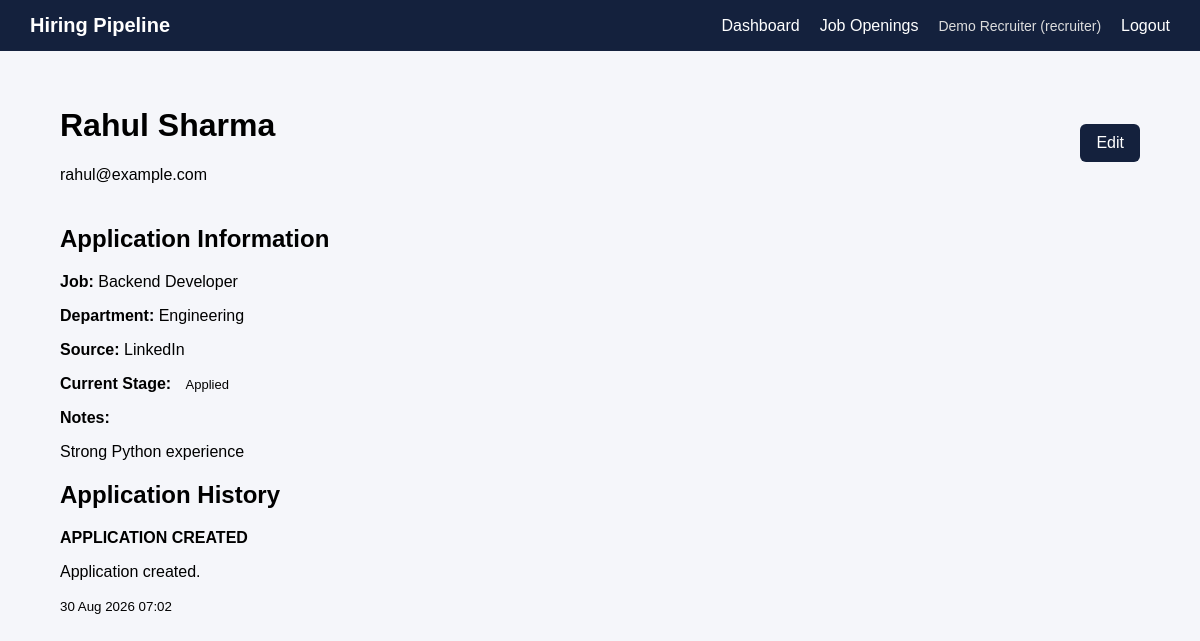
The app's page /applications/1 (signed in) with its own data.
### models/user.py (models this page shows, shortened)
class User(UserMixin, db.Model):
    __tablename__ = "users"
    id = db.Column(db.Integer, primary_key=True)
    name = db.Column(db.String(100), nullable=False)
    email = db.Column(
        db.String(150),
        unique=True,
        nullable=False,
        index=True
    )
    password_hash = db.Column(db.String(255), nullable=False)
    role = db.Column(
        db.String(20),
        nullable=False
    )
    created_at = db.Column(
        db.DateTime,
        server_default=db.func.now()
    )

### models/application.py (models this page shows)
class Application(db.Model):
    __tablename__ = "applications"
    id = db.Column(
        db.Integer,
        primary_key=True
    )
    job_opening_id = db.Column(
        db.Integer,
        db.ForeignKey("job_openings.id"),
        nullable=False,
        index=True
    )
    candidate_name = db.Column(
        db.String(150),
        nullable=False
    )
    candidate_email = db.Column(
        db.String(150),
        nullable=False,
        index=True
    )
    source = db.Column(
        db.String(100),
        nullable=True
    )
    notes = db.Column(
        db.Text,
        nullable=True
    )
    stage = db.Column(
        db.String(30),
        nullable=False,
        default="Applied",
        index=True
    )
    applied_at = db.Column(
        db.DateTime,
        server_default=db.func.now()
    )
    stage_changed_at = db.Column(
        db.DateTime,
        server_default=db.func.now()
    )
    updated_at = db.Column(
        db.DateTime,
        server_default=db.func.now(),
        onupdate=db.func.now()
    )
    job = db.relationship(
        "JobOpening",
        back_populates="applications"
    )
    events = db.relationship(
        "ApplicationEvent",
        back_populates="application",
        lazy=True,
        order_by="ApplicationEvent.created_at"
    )

### models/job.py (models this page shows)
class JobOpening(db.Model):
    __tablename__ = "job_openings"
    id = db.Column(db.Integer, primary_key=True)
    title = db.Column(
        db.String(150),
        nullable=False
    )
    department = db.Column(
        db.String(100),
        nullable=False
    )
    description = db.Column(
        db.Text,
        nullable=True
    )
    status = db.Column(
        db.String(20),
        nullable=False,
        default="open",
        index=True
    )
    created_at = db.Column(
        db.DateTime,
        server_default=db.func.now()
    )
    updated_at = db.Column(
        db.DateTime,
        server_default=db.func.now(),
        onupdate=db.func.now()
    )
    applications = db.relationship(
        "Application",
        back_populates="job",
        lazy=True
    )
    description = db.Column(
        db.Text,
        nullable=True
    )
    status = db.Column(
        db.String(20),
        nullable=False,
        default="open"
    )
    created_at = db.Column(
        db.DateTime,
        server_default=db.func.now()
    )
    updated_at = db.Column(
        db.DateTime,
        server_default=db.func.now(),
        onupdate=db.func.now()
    )
    applications = db.relationship(
        "Application",
        back_populates="job",
        lazy=True
    )

### models/event.py (models this page shows)
class ApplicationEvent(db.Model):
    __tablename__ = "application_events"
    id = db.Column(
        db.Integer,
        primary_key=True
    )
    application_id = db.Column(
        db.Integer,
        db.ForeignKey("applications.id"),
        nullable=False,
        index=True
    )
    event_type = db.Column(
        db.String(50),
        nullable=False
    )
    old_stage = db.Column(
        db.String(30),
        nullable=True
    )
    new_stage = db.Column(
        db.String(30),
        nullable=True
    )
    actor_id = db.Column(
        db.Integer,
        db.ForeignKey("users.id"),
        nullable=True
    )
    message = db.Column(
        db.Text,
        nullable=True
    )
    created_at = db.Column(
        db.DateTime,
        server_default=db.func.now()
    )
    application = db.relationship(
        "Application",
        back_populates="events"
    )

### routes/applications.py (the view)
@applications_bp.route("/<int:application_id>")
@role_required("recruiter", "interviewer")
def application_detail(application_id):
    application = db.session.get(
        Application,
        application_id
    )
    if not application:
        abort(404)
    return render_template(
        "applications/detail.html",
        application=application
    )

### app.py (called while the page is built)
def create_app():
    app = Flask(__name__)
    app.config.from_object(Config)
    db.init_app(app)
    login_manager.init_app(app)
    login_manager.login_view = "auth.login"
    from models import User
    @login_manager.user_loader
    def load_user(user_id):
        return db.session.get(User, int(user_id))
    from routes.auth import auth_bp
    from routes.dashboard import dashboard_bp
    from routes.jobs import jobs_bp
    from routes.applications import applications_bp
    app.register_blueprint(auth_bp)
    app.register_blueprint(dashboard_bp)
    app.register_blueprint(jobs_bp)
    app.register_blueprint(applications_bp)
    from models import (
        User,
        JobOpening,
        Application,
        ApplicationInterviewer,
        Feedback,
        ApplicationEvent
    )
    return app

### templates/applications/detail.html (shortened to what this page needs)
{% extends "base.html" %}
{% block content %}
<div class="page-header">
    <div>
        <h1>
            {{ application.candidate_name }}
        </h1>
        <p>
            {{ application.candidate_email }}
        </p>
    </div>
    {% if current_user.role == "recruiter" %}
        <a
            href="{{ url_for(
                'applications.edit_application',
                application_id=application.id
            ) }}"
            class="btn"
        >
            Edit
        </a>
    {% endif %}
</div>
<div class="detail-card">
    <h2>Application Information</h2>
    <p>
        <strong>Job:</strong>
        {{ application.job.title }}
    </p>
    <p>
        <strong>Department:</strong>
        {{ application.job.department }}
    </p>
    <p>
        <strong>Source:</strong>
        {{ application.source or "-" }}
    </p>
    <p>
        <strong>Current Stage:</strong>
        <span class="status">
            {{ application.stage }}
        </span>
    </p>
    <p>
        <strong>Notes:</strong>
    </p>
    <p>
        {{ application.notes or "No notes available." }}
    </p>
</div>
<div class="detail-card">
    <h2>Application History</h2>
    {% if application.events %}
        <div class="timeline">
            {% for event in application.events %}
                <div class="timeline-item">
                    <strong>
                        {{ event.event_type.replace("_", " ") }}
                    </strong>
                    {% if event.message %}
                        <p>
                            {{ event.message }}
                        </p>
                    {% endif %}
                    {% if event.created_at %}
                        <small>
                            {{ event.created_at.strftime(
                                "%d %b %Y %H:%M"
                            ) }}
                        </small>
                    {% endif %}
                </div>
            {% endfor %}
        </div>
    {% else %}
        <p>No history available.</p>
    {% endif %}
</div>
{% endblock %}

### templates/base.html (shortened to what this page needs)
<!DOCTYPE html>
<html lang="en">
<head>
    <link
        rel="stylesheet"
        href="{{ url_for('static', filename='css/style.css') }}"
    >
</head>
<body>
    {% if current_user.is_authenticated %}
        <nav class="navbar">
            <div class="nav-brand">
                Hiring Pipeline
            </div>
            <div class="nav-links">
                <a href="{{ url_for('dashboard.dashboard') }}">
                    Dashboard
                </a>
                {% if current_user.role == "recruiter" %}
                    <a href="{{ url_for('jobs.job_list') }}">
                        Job Openings
                    </a>
                {% endif %}
                <span class="nav-user">
                    {{ current_user.name }}
                    ({{ current_user.role }})
                </span>
                <a href="{{ url_for('auth.logout') }}">
                    Logout
                </a>
            </div>
        </nav>
    {% endif %}
    <main class="container">
        {% block content %}
        {% endblock %}
    </main>
</body>
</html>

### static/css/style.css (style rules this page uses)
* { box-sizing: border-box; }
body { margin: 0; font-family: Arial, sans-serif; background: #f5f6fa; }
.navbar { background: #14213d; color: white; padding: 14px 30px; display: flex; justify-content: space-between; align-items: center; }
.nav-brand { font-weight: bold; font-size: 20px; }
.nav-links { display: flex; align-items: center; gap: 20px; }
.nav-links a { color: white; text-decoration: none; }
.nav-user { color: #ddd; font-size: 14px; }
.container { width: 90%; max-width: 1200px; margin: 35px auto; }
.page-header { display: flex; justify-content: space-between; align-items: center; margin-bottom: 25px; }
.btn, .btn-secondary, .small-btn { display: inline-block; text-decoration: none; border-radius: 6px; cursor: pointer; }
.btn { background: #14213d; color: white; padding: 10px 16px; width: auto; }
.status { padding: 5px 10px; border-radius: 20px; font-size: 13px; }

### records on screen
User: name "Demo Recruiter", role "recruiter"
Application: candidate_name "Rahul Sharma", candidate_email "rahul@example.com", source "LinkedIn", stage "Applied", notes "Strong Python experience"
JobOpening: job "Backend Developer", job.department "Engineering"
ApplicationEvent: event_type.replace "APPLICATION CREATED", message "Application created.", created_at "30 Aug 2026 07:02"
